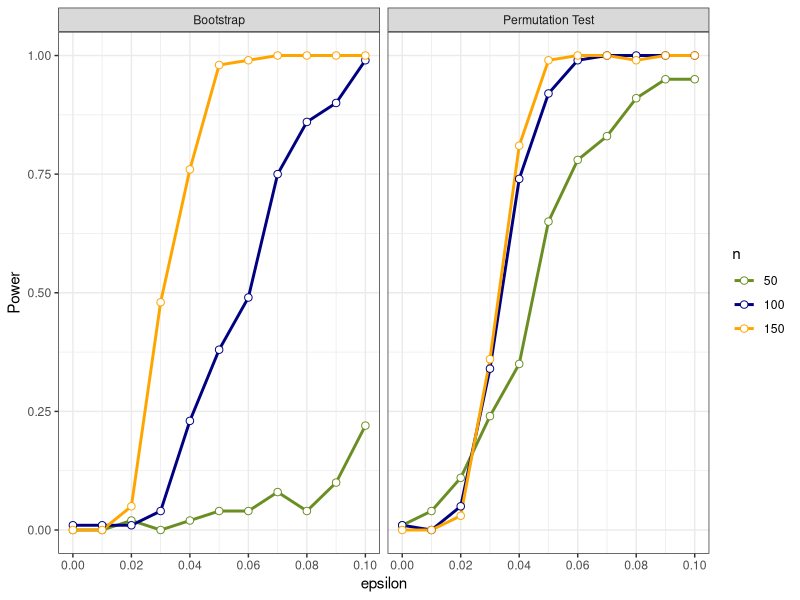

The R source for this figure:
library(ggplot2)

dt <- read.csv("sim2_power.csv")
dt$n <- as.factor(dt$n)

p <- ggplot(dt, aes(x = epsilon, y = Power)) +
  geom_line(aes(color = n), size = 1) +
  geom_point(size = 2.2, aes(color = n), shape = 21, fill = "white") +
  scale_color_manual(values = c("olivedrab", "navy", "orange")) +
  labs(x = "epsilon", y = "Power") +
  scale_x_continuous(breaks = seq(0, 0.1, 0.02)) + theme_bw()
p + facet_grid(cols = vars(Method))
